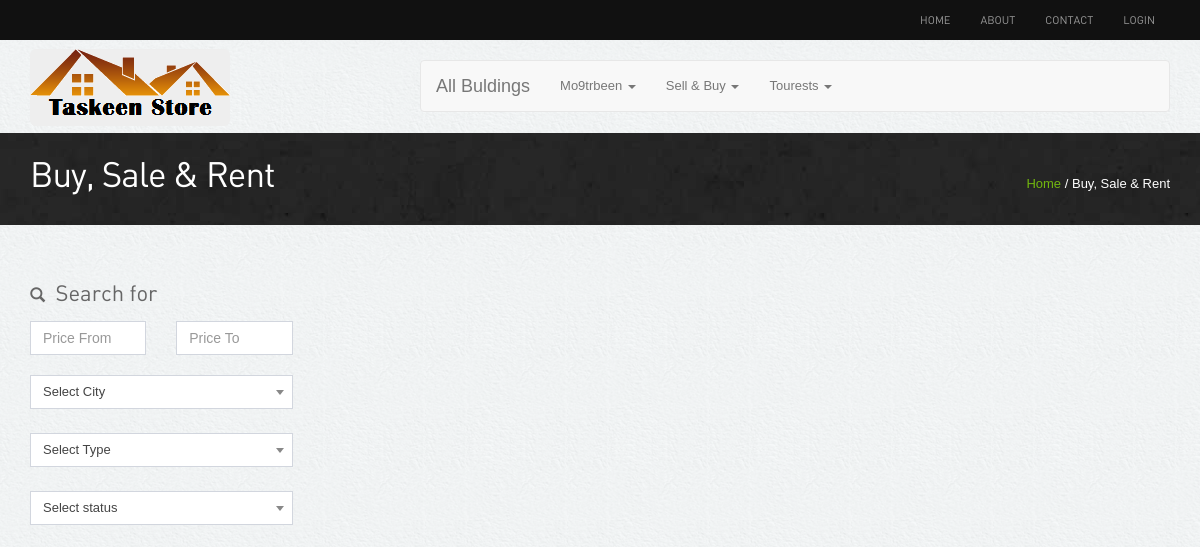
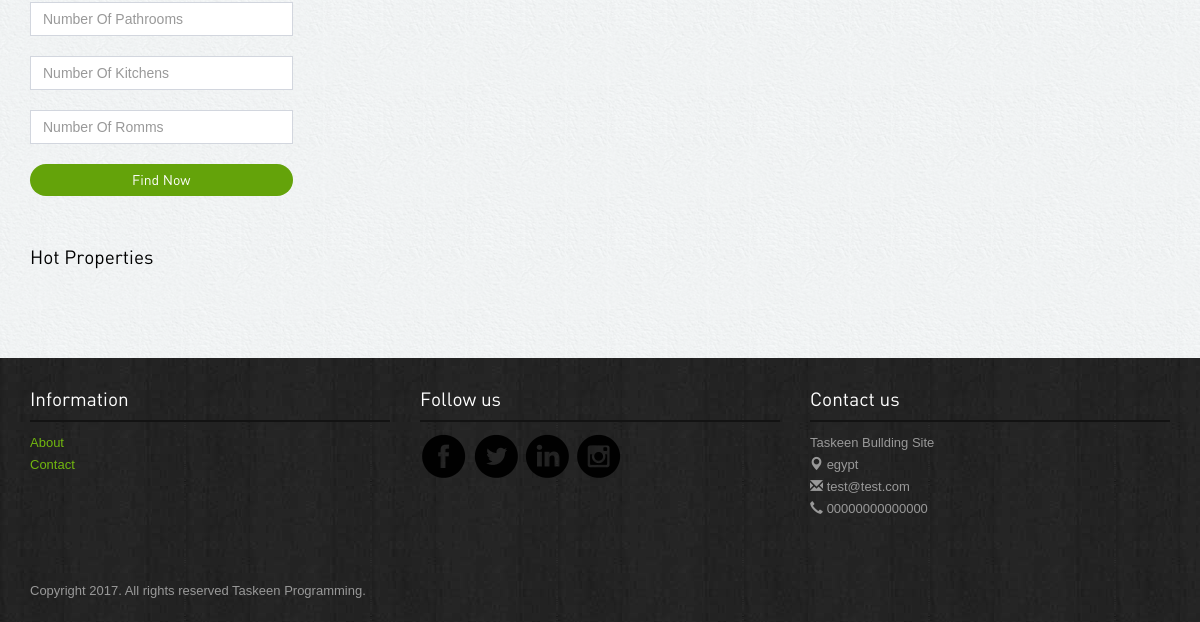
Page /buysalerent.php on the earlier database version (2 pictures, top to bottom).
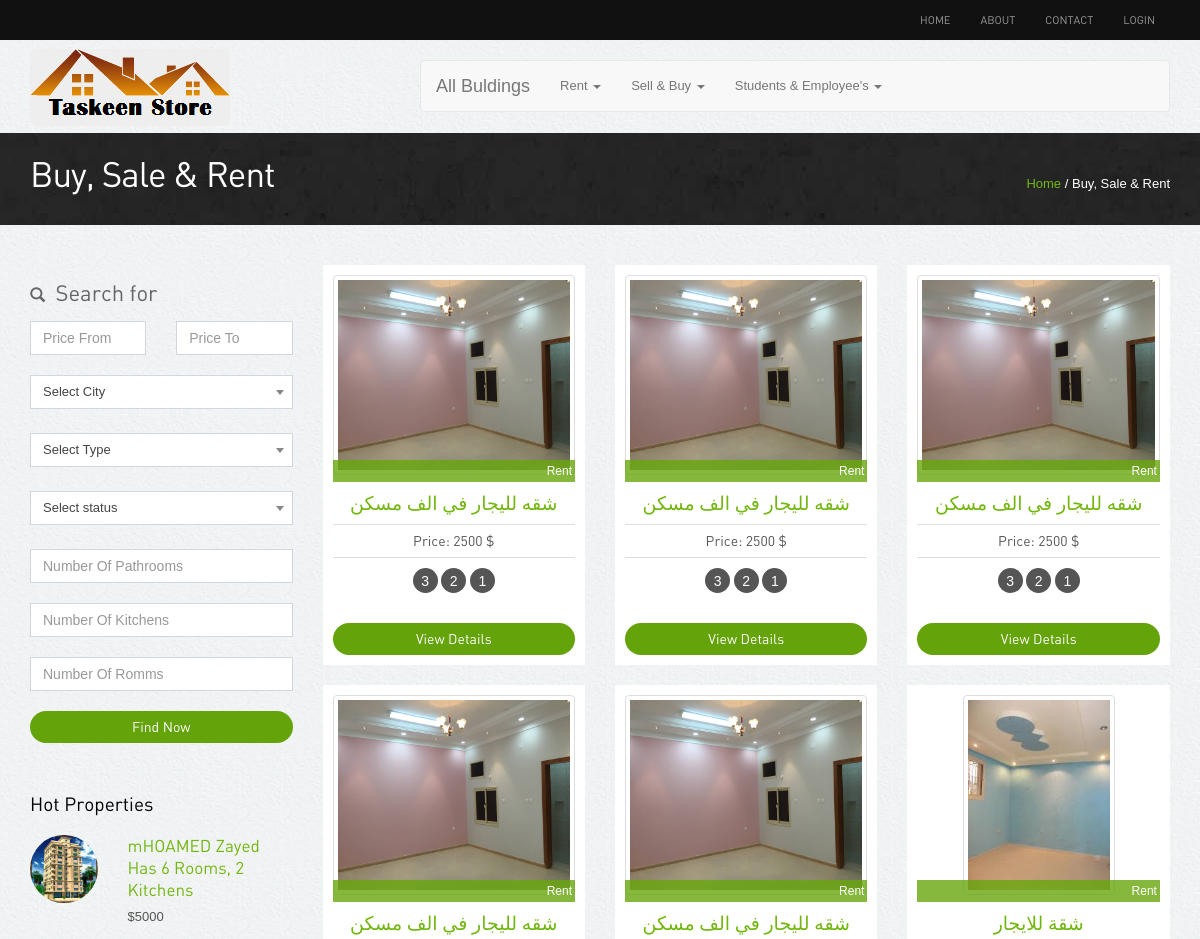
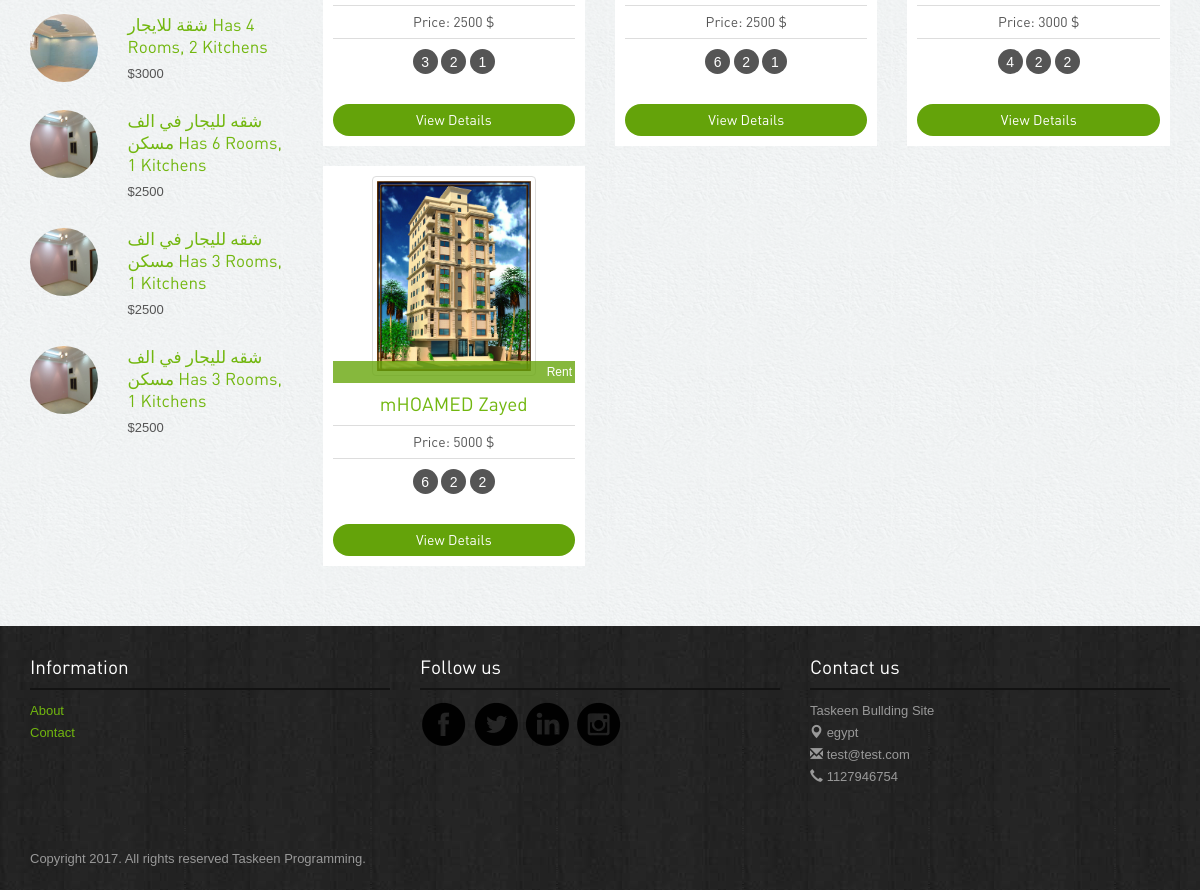
Same page on the later database version (2 pictures, top to bottom).
### tables this page shows
CREATE TABLE `categouries` (
  `id` int(11) NOT NULL,
  `name` varchar(255) NOT NULL
);

CREATE TABLE `sitesetting` (
  `id` int(11) NOT NULL,
  `slug` varchar(50) NOT NULL,
  `nameSetting` varchar(50) NOT NULL,
  `value` text NOT NULL,
  `type` tinyint(4) NOT NULL,
  `created_at` timestamp NOT NULL DEFAULT '0000-00-00 00:00:00',
  `updated_at` timestamp NOT NULL DEFAULT '0000-00-00 00:00:00'
);

CREATE TABLE `buldings` (
  `id` int(11) NOT NULL,
  `title` varchar(255) NOT NULL,
  `description` varchar(255) NOT NULL,
  `address` varchar(255) NOT NULL,
  `price` float NOT NULL,
  `num_pr` varchar(255) NOT NULL,
  `num_kit` varchar(255) NOT NULL,
  `num_rooms` varchar(255) NOT NULL,
  `status` int(11) NOT NULL DEFAULT '0',
  `type` int(11) NOT NULL DEFAULT '0',
  `city_id` int(10) DEFAULT NULL,
  `area_id` int(10) DEFAULT NULL,
  `subarea_id` int(10) DEFAULT NULL,
  `user_id` int(10) DEFAULT NULL,
  `categoury_id` int(10) DEFAULT NULL,
  `subcategoury_id` int(10) DEFAULT NULL,
  `image` varchar(300) NOT NULL,
  `month` varchar(3) NOT NULL,
  `year` varchar(4) NOT NULL,
  `isApproved` tinyint(1) NOT NULL DEFAULT '0',
  `created_at` timestamp NOT NULL DEFAULT CURRENT_TIMESTAMP,
  `updated_at` timestamp NOT NULL DEFAULT CURRENT_TIMESTAMP ON UPDATE CURRENT_TIMESTAMP
);

### init.php (called while the page is built)
<?php
    include "connect.php";
    include "includes/functions/functions.php";
    include "includes/templates/header.php";
?>

### includes/functions/functions.php (called while the page is built, shortened)
<?php
   function getAllFrom($field, $table, $where = null, $and = null, $orderField = 'id', $ordering = 'ASC', $limit = null)
   {
      global $conn;
      $stmt = $conn->prepare("SELECT $field FROM $table $where $and ORDER BY $orderField $ordering $limit");
      $stmt->execute();
      $all = $stmt->fetchAll();
      return $all;
   }
   function getAllApproved($field, $table, $where = null, $and = null, $Aproved = null, $orderField = 'id', $ordering = 'ASC', $limit = null)
   {
      global $conn;
      $stmt = $conn->prepare("SELECT $field FROM $table $where $and $Aproved ORDER BY $orderField $ordering $limit");
      $stmt->execute();
      $all = $stmt->fetchAll();
      return $all;
   }
   function getSetting($settingName = 'siteName')
   {
      global $conn;
      $stmt = $conn->prepare("SELECT value FROM sitesetting WHERE nameSetting = '$settingName'");
      $stmt->execute();
      $all = $stmt->fetch();
      return $all[0];
   }
?>

### buysalerent.php (the view, shortened to what this page needs)
<?php include'init.php';
	if (isset($_GET['cat_id'])) {
		$catid = 'WHERE categoury_id = '.intval($_GET['cat_id']);
		$approved = ' AND ';
	}else {
		$catid = null;
		$approved = ' WHERE ';
	}
	if (isset($_GET['sub_cat_id']) && isset($_GET['cat_id'])) {
		$subcatid = 'And subcategoury_id = '.intval($_GET['sub_cat_id']);
	}else {
		$subcatid = null;
	}
?>
<div class="inside-banner">
	<div class="container">
		<span class="pull-right"><a href="index.php">Home</a> / Buy, Sale & Rent</span>
		<h2>Buy, Sale & Rent</h2>
	</div>
</div>
<div class="container">
	<div class="properties-listing spacer">
		<div class="row">
			<div class="col-lg-3 col-sm-4">
				<div class="search-form">
					<h4>
						<span class="glyphicon glyphicon-search"></span> Search for
					</h4>
					<form action="search.php" method="get">
						<div class="row">
							<div class="col-lg-6">
								<input class="form-control" type="number" name="price_from" value="" placeholder="Price From">
							</div>
							<div class="col-lg-6">
								<input class="form-control" type="number" name="price_to" value="" placeholder="Price To">
							</div>
							<div class="col-lg-12 marginSelect">
							</div>
							<div class="col-lg-12 marginSelect">
							</div>
							<div class="col-lg-12 marginSelect">
							</div>
							<div class="col-lg-12">
								<input class="form-control" type="number" name="num_pr" value="" placeholder="Number Of Pathrooms">
							</div>
							<div class="col-lg-12">
								<input class="form-control" type="number" name="num_kit" value="" placeholder="Number Of Kitchens">
							</div>
							<div class="col-lg-12">
								<input class="form-control" type="number" name="num_rooms" value="" placeholder="Number Of Romms">
							</div>
						</div>
						<button type="submit" class="btn btn-primary">Find Now</button>
					</form>
				</div>
				<div class="hot-properties hidden-xs">
					<h4>Hot Properties</h4>
					<?php
					$suggested = getAllFrom('*', 'buldings', 'WHERE isApproved = 1', null, 'id', 'DESC', 'LIMIT 5');
					foreach ($suggested as $bu): ?>
					<div class="row">
						<div class="col-lg-4 col-sm-5"><img alt="properties" class="img-responsive img-circle" src="<?php echo $bu['image'] ?>"></div>
						<div class="col-lg-8 col-sm-7">
							<h5><a href="property-detail.php?bu_id=<?php echo $bu['id'] ?>&view=<?php echo sha1($bu['title']) ?>"><?php echo $bu['title'] ?> Has <?php echo $bu['num_rooms'] ?> Rooms, <?php echo $bu['num_kit'] ?> Kitchens</a></h5>
							<p class="price">$<?php echo $bu['price'] ?></p>
						</div>
					</div>
					<?php endforeach; ?>
				</div>
			</div>
			<div class="col-lg-9 col-sm-8">
				<div class="row">
					<?php
					$bus = getAllApproved('*', 'buldings', $catid, $subcatid, $approved.'isApproved = 1','title', 'DESC', null);
					?>
					<?php foreach ($bus as $bu):  ?>
						<div class="col-lg-4 col-sm-6">
							<div class="properties">
								<div class="image-holder">
									<img alt="properties" class="img-responsive img-thumbnail" style="height: 200px;" src="<?php echo $bu['image'] ?>">
                           <div class="status <?php echo $bu['status'] == 1 ? 'sold' : 'new'?>">
                              <?php echo $bu['status'] == 1 ? 'Rent' : 'Sell'?>
                           </div>
								</div>
								<h4><a href="property-detail.php"><?php echo $bu['title'] ?></a></h4>
								<p class="price">Price: <?php echo $bu['price'] ?> $</p>
								<div class="listing-detail">
                           			<span data-original-title="Rooms" data-placement="bottom" data-toggle="tooltip"><?php echo $bu['num_rooms'] ?></span>
									<span data-original-title="Path Room" data-placement="bottom" data-toggle="tooltip"><?php echo $bu['num_pr'] ?></span>
									<span data-original-title="Kitchen" data-placement="bottom" data-toggle="tooltip"><?php echo $bu['num_kit'] ?></span>
								</div><a class="btn btn-primary" href="property-detail.php?bu_id=<?php echo $bu['id'] ?>&view=<?php echo sha1($bu['title']) ?>">View Details</a>
							</div>
						</div>
					<?php endforeach; ?>
				</div>
			</div>
		</div>
	</div>
</div>
<?php include'includes/templates/footer.php';?>

### includes/templates/header.php (shortened to what this page needs)
<!DOCTYPE html>
<html lang="en">
<head>
    <link rel="stylesheet" href="assets/bootstrap/css/bootstrap.css" />
    <link rel="stylesheet" href="assets/owl-carousel/owl.carousel.css">
    <link rel="stylesheet" href="assets/owl-carousel/owl.theme.css">
    <link rel="stylesheet" type="text/css" href="assets/slitslider/css/style.css" />
    <link rel="stylesheet" type="text/css" href="assets/slitslider/css/custom.css" />
    <link rel="stylesheet" type="text/css" href="assets/css/sweetalert.css" />
    <link rel="stylesheet" href="assets/css/select2.min.css"/>
    <link rel="stylesheet" href="assets/css/reset.css"/>
    <link rel="stylesheet" href="assets/css/card.css"/>
    <link rel="stylesheet" href="assets/css/AdminLTE.min.css"/>
    <link rel="stylesheet" href="assets/css/styles.css"/>
</head>
<body>
    <div class="navbar-wrapper">
        <div class="navbar-inverse" role="navigation">
            <div class="container">
                <div class="navbar-collapse  collapse">
                    <ul class="nav navbar-nav navbar-right">
                        <li><a href="index.php">Home</a></li>
                        <li><a href="about.php">About</a></li>
                        <li><a href="contact.php">Contact</a></li>
                        <?php if (isset($_SESSION['user_mail'])): ?>
                           <li><a href="buldings.php">Add Free Bullding</a></li>
                           <li><a href="profile.php">profile</a></li>
                           <li><a href="logout.php">logout</a></li>
                        <?php else: ?>
                           <li><a href="#" data-target="#loginpop" data-toggle="modal">Login</a></li>
                        <?php endif; ?>
                    </ul>
                </div>
            </div>
        </div>
    </div>
    <div class="container">
        <div class="row">
            <div class="col-md-4">
              <img src="images/taskeen.png" alt="" class="img-rounded" style="margin-top: 9px;">
            </div>
            <div class="col-md-8">
                <nav class="navbar navbar-default" style="margin-top: 20px;">
                    <div class="container-fluid">
                        <div class="navbar-header">
                             <a class="navbar-brand" href="buysalerent.php">All Buldings</a>
                        </div>
                        <div class="collapse navbar-collapse" id="bs-example-navbar-collapse-1">
                            <ul class="nav navbar-nav">
                                <?php
                                $cats = getAllFrom('*', 'categouries', null, null, 'name', 'ASC', null);
                                foreach ($cats as $cat): ?>
                                    <li class="dropdown">
                                        <a href="#" class="dropdown-toggle" data-toggle="dropdown" role="button" aria-haspopup="true" aria-expanded="false"><?php echo $cat['name'] ?> <span class="caret"></span></a>
                                    </li>
                                <?php endforeach; ?>
                            </ul>
                        </div>
                    </div>
                </nav>
            </div>
        </div>
    </div>

### includes/templates/footer.php (shortened to what this page needs)
<div class="footer">
   <div class="container">
      <div class="row">
         <div class="col-lg-4 col-sm-3">
            <h4>Information</h4>
            <ul class="row">
               <li class="col-lg-12 col-sm-12 col-xs-3"><a href="about.php">About</a></li>
               <li class="col-lg-12 col-sm-12 col-xs-3"><a href="contact.php">Contact</a></li>
            </ul>
         </div>
            <div class="col-lg-4 col-sm-3">
               <h4>Follow us</h4>
               <a href="<?php echo getSetting('facebook');?>"><img src="images/facebook.png" alt="facebook"></a>
               <a href="<?php echo getSetting('twitter');?>"><img src="images/twitter.png" alt="twitter"></a>
               <a href="<?php echo getSetting('linkedin');?>"><img src="images/linkedin.png" alt="linkedin"></a>
               <a href="<?php echo getSetting('instgram');?>"><img src="images/instagram.png" alt="instagram"></a>
            </div>
            <div class="col-lg-4 col-sm-3">
               <h4>Contact us</h4>
               <p><b><?php echo getSetting();?></b><br>
                  <span class="glyphicon glyphicon-map-marker"></span> <?php echo getSetting('address');?> <br>
                  <span class="glyphicon glyphicon-envelope"></span> <?php echo getSetting('email');?><br>
                  <span class="glyphicon glyphicon-earphone"></span> <?php echo getSetting('sitePhone');?></p>
               </div>
            </div>
            <p class="copyright">Copyright 2017. All rights reserved <?php echo getSetting('copyright');?>.	</p>
         </div></div>
      </body>
      </html>

### assets/css/card.css (style rules this page uses)
*, *::after, *::before { -webkit-box-sizing: border-box; -moz-box-sizing: border-box; box-sizing: border-box; }
*::after, *::before { content: ''; }
body { font-size: 100%; font-family: "PT Sans", sans-serif; color: #3e585f; }
body::after { position: fixed; top: 0; left: 0; width: 100%; height: 100%; background: rgba(71, 55, 78, 0.8); visibility: hidden; opacity: 0; -webkit-transition: opacity .3s 0s, visibility 0s .3s; -moz-transition: opacity .3s 0s, visibility 0s .3s; transition: opacity .3s 0s, visibility 0s .3s; }
a { color: #f82f53; text-decoration: none; }
img { max-width: 100%; }
html, body { height: 100%; }

### assets/css/styles.css (style rules this page uses)
body { color:#555; font:normal 13px/22px Arial; background:url(../images/bgmain.png) #eee; }
h1,h2,h3,h4,h5 { font-weight:normal; font-family: din;margin: 0;padding: 0;color: #000 }
h2 { font-size: 35px; letter-spacing: -1px;margin-bottom: 20px; }
h4 { margin: 10px 0; font-size: 19px; }
h5 { margin: 0 0 5px 0; font-size: 17px; }
h4 span { margin-right: 5px; font-size: 15px; }
p { margin-bottom: 30px; }
a { color:#72b70f; text-decoration:none;outline: none; }
.spacer { margin-top: 40px;margin-bottom:40px; }
select,input { outline: 0; margin-bottom: 20px; }
.btn { border-radius: 5px; font-family: din; outline: none; }
.btn-primary { background: #64a30a;border:none;width: 100%;border-radius: 20px; }
.navbar-inverse { background-color: #111; }
.navbar-inverse .navbar-nav > li > a { font-size: 11px;padding-top: 10px;padding-bottom: 10px;font-family: din;text-transform: uppercase; }
.properties-listing div.properties { padding: 10px; background-color: #fff;text-align: center; margin-bottom: 20px; }
.properties-listing div.properties .image-holder { position: relative; }
.properties-listing div.properties .status { position: absolute;bottom: 0;z-index: 100;display: block;width: 100%;color: #fff;padding:0 3px;text-align: right; font-size: 12px; }
.properties-listing div.properties p { margin-bottom: 10px; font-size: 14px;border-top: 1px solid #ddd;border-bottom: 1px solid #ddd;padding: 5px 0;font-family: din; }
.listing-detail { margin-bottom: 30px; }
.listing-detail span { color: #fff; width: 25px; height: 25px; background-color: #555;display: inline-block;border-radius:25px; text-align: center;line-height: 26px; font-size: 14px;cursor: crosshair; }
.status.sold { background:rgba(104,167,13,0.8); }
.inside-banner { background:url(../images/bginside.jpg) #222;color: #fff; padding: 30px 0; }
.inside-banner h2 { margin: 0; color: #fff; }
.inside-banner span { margin-top: 10px; }
.search-form { margin-bottom: 50px; }
.search-form h4 { margin: 17px 0;font-size: 22px !important;color: #666 !important; }
.hot-properties { margin-bottom: 50px; }
.hot-properties img { width: 68px; height: 68px; }
.hot-properties h4 { margin-bottom: 20px; }
.hot-properties .row { margin-bottom: 20px; }
.hot-properties .row p { margin-bottom: 5px; }
.footer { background:url(../images/bg.jpg) #222; padding: 20px 0; color: #999; }
.footer h4 { color: #fff;border-bottom: 2px solid #131313;margin-bottom: 10px;padding-bottom: 10px; }
.footer ul { list-style: none;padding: 0; }
.footer p.copyright { margin: 30px 0 0 0; }
.marginSelect { margin: 0 0 24px !important; }

Differences in the rows shown:
changed categouries: name "Tourests" → "Rent"; moves up the list
shown differently, row unchanged: categouries "Sell & Buy": moves down the list
changed categouries: name "Mo9trbeen" → "Students & Employee's"
added buldings: image (picture), title "mHOAMED Zayed", num_rooms "6", num_kit "2", price "5000", status "Rent", num_pr "2"
added buldings: image (picture), title "شقة للايجار", num_rooms "4", num_kit "2", price "3000", status "Rent", num_pr "2"
added buldings: image (picture), title "شقه لليجار في الف مسكن", num_rooms "6", num_kit "1", price "2500", status "Rent", num_pr "2"
added buldings: image (picture), title "شقه لليجار في الف مسكن", num_rooms "3", num_kit "1", price "2500", status "Rent", num_pr "2"
added buldings: image (picture), title "شقه لليجار في الف مسكن", num_rooms "3", num_kit "1", price "2500", status "Rent", num_pr "2"
added buldings: image (picture), status "Rent", title "شقه لليجار في الف مسكن", price "2500", num_rooms "3", num_pr "2", num_kit "1"
added buldings: image (picture), status "Rent", title "شقه لليجار في الف مسكن", price "2500", num_rooms "3", num_pr "2", num_kit "1"
changed sitesetting (number 4 of 5 on the later page): value "00000000000000" → "1127946754"
